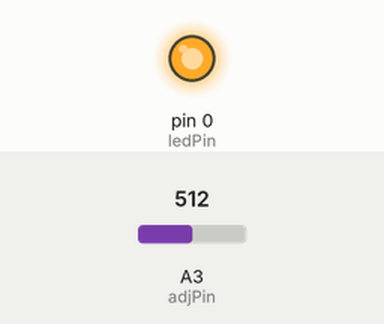
A sketch run on a simulated Arduino Uno, built with avr-gcc and run on an emulated ATmega328P. On the bench: output pins drawn as LEDs (lit = HIGH). The inputs (shaded band) are chosen by the test bench; at power-on: A3 (adjPin) = 512. Random numbers use the default seed unless the sketch sets one.

Above: at 2.6 s.
2.7 s: A3 (adjPin) set to 122
At 3.61 s:
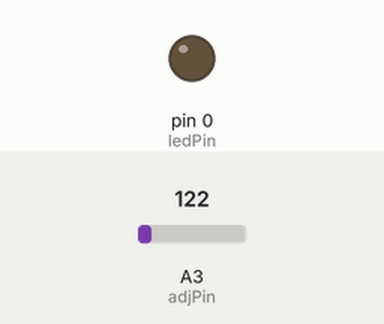
5.9 s: A3 (adjPin) set to 0
Timing chart, 0 to 15.1 s (numbered marks = the images above; inputs shaded):
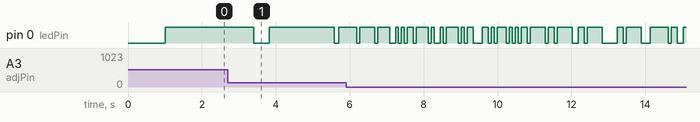

The sketch:

atttiny85_candle.pde
```cpp
#include <LiquidCrystal.h>

/* Blink without Delay

 Turns on and off a light emitting diode(LED) connected to a digital
 pin, without using the delay() function.  This means that other code
 can run at the same time without being interrupted by the LED code.

  The circuit:
 * LED attached from pin 13 to ground.
 * Note: on most Arduinos, there is already an LED on the board
 that's attached to pin 13, so no hardware is needed for this example.


 created 2005
 by David A. Mellis
 modified 17 Jun 2009
 by Tom Igoe

 http://www.arduino.cc/en/Tutorial/BlinkWithoutDelay
 */

// constants won't change. Used here to
// set pin numbers:
const int ledPin =  0;      // the number of the LED pin
const int adjPin =  3;      // the number of the LED pin

// Variables will change:
int ledState = LOW;             // ledState used to set the LED
long previousMillis = 0;        // will store last time LED was updated

// the follow variables is a long because the time, measured in miliseconds,
// will quickly become a bigger number than can be stored in an int.
long interval = 1000;           // interval at which to blink (milliseconds)

void setup() {
  // set the digital pin as output:
  pinMode(ledPin, OUTPUT);
  pinMode(adjPin, INPUT);
}

void loop()
{
  // here is where you'd put code that needs to be running all the time.

  // check to see if it's time to blink the LED; that is, is the difference
  // between the current time and last time we blinked the LED bigger than
  // the interval at which we want to blink the LED.
  if (millis() - previousMillis > interval) {
    // save the last time you blinked the LED
    previousMillis = millis();

    // if the LED is off turn it on and vice-versa:
    //if (ledState == LOW)
      //ledState = HIGH;
    //else
      //ledState = LOW;
    int adj = analogRead(adjPin);
    interval = random(80,adj*2);
    // set the LED with the ledState of the variable:
    //digitalWrite(ledPin, ledState);
    analogWrite(ledPin, random(100,180));


  }

}
```
